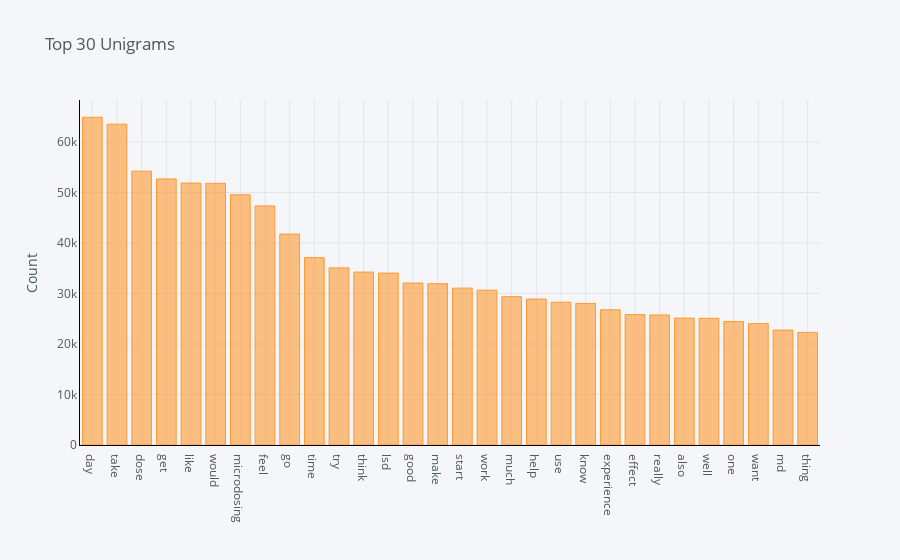

Notebook code cell kept with this figure:
### Markdown cell above
Unigram Distribution

### Code cell
def get_top_n_words(corpus, n=None):
    vec = CountVectorizer().fit(corpus)
    bag_of_words = vec.transform(corpus)
    sum_words = bag_of_words.sum(axis=0) 
    words_freq = [(word, sum_words[0, idx]) for word, idx in vec.vocabulary_.items()]
    words_freq =sorted(words_freq, key = lambda x: x[1], reverse=True)
    return words_freq[:n]
common_words = get_top_n_words(md_submissions['lemmatized'], 30)
for word, freq in common_words:
    print(word, freq)
df1a = pd.DataFrame(common_words, columns = ['lemmatized' , 'count'])
df1a.groupby('lemmatized').sum()['count'].sort_values(ascending=False).iplot(
    kind='bar', yTitle='Count', linecolor='black', title='Top 30 Unigrams')

### Figure 1 — Plotly figure (JSON) as saved in the notebook; plotly's stock layout.template omitted (floating-point values rounded to 4 significant figures)
{"data": [{"marker": {"color": "rgba(255, 153, 51, 0.6)", "line": {"color": "rgba(255, 153, 51, 1.0)", "width": 1}}, "name": "count", "orientation": "v", "text": "", "x": ["day", "take", "dose", "get", "like", "would", "microdosing", "feel", "go", "time", "try", "think", "lsd", "good", "make", "start", "work", "much", "help", "use", "know", "experience", "effect", "really", "also", "well", "one", "want", "md", "thing"], "y": [64903, 63533, 54225, 52692, 51868, 51824, 49564, 47339, 41766, 37106, 35073, 34245, 34042, 32076, 31937, 31064, 30663, 29371, 28907, 28273, 28036, 26776, 25827, 25752, 25126, 25090, 24459, 24044, 22752, 22302], "type": "bar"}], "layout": {"legend": {"bgcolor": "#F5F6F9", "font": {"color": "#4D5663"}}, "paper_bgcolor": "#F5F6F9", "plot_bgcolor": "#F5F6F9", "title": {"font": {"color": "#4D5663"}, "text": "Top 30 Unigrams"}, "xaxis": {"gridcolor": "#E1E5ED", "linecolor": "black", "showgrid": true, "tickfont": {"color": "#4D5663"}, "title": {"font": {"color": "#4D5663"}, "text": ""}, "zerolinecolor": "#E1E5ED"}, "yaxis": {"gridcolor": "#E1E5ED", "linecolor": "black", "showgrid": true, "tickfont": {"color": "#4D5663"}, "title": {"font": {"color": "#4D5663"}, "text": "Count"}, "zerolinecolor": "#E1E5ED"}}}
